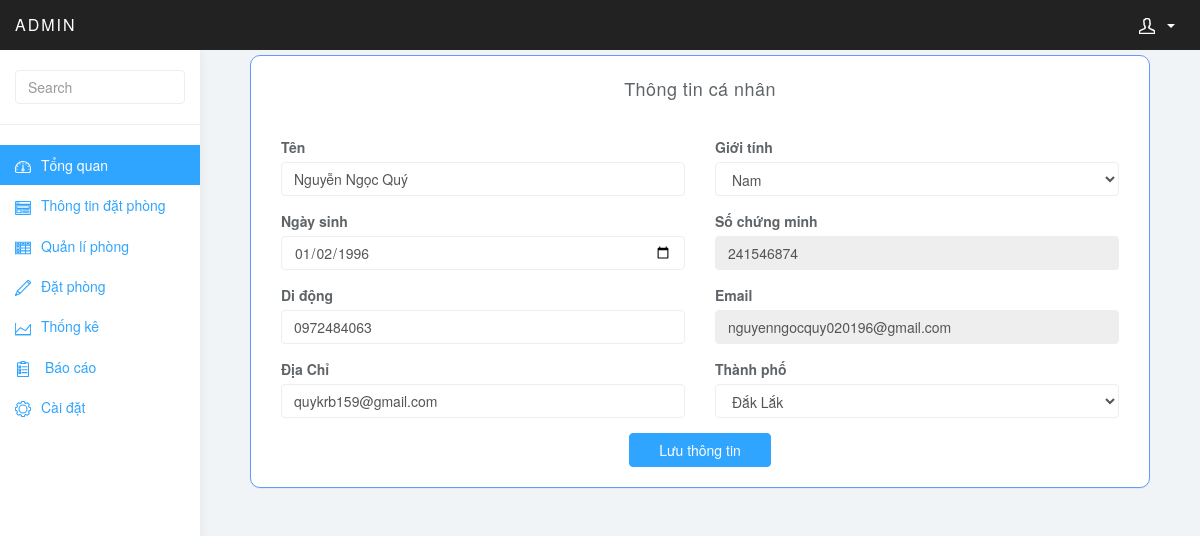
The page /admin/controller/profile.php (signed in) on the database its author committed.
### tables this page shows
CREATE TABLE `user_admin` (
  `id` int(11) NOT NULL,
  `adress` varchar(200) NOT NULL,
  `birth_day` date NOT NULL,
  `city_id` int(11) NOT NULL,
  `email` varchar(200) NOT NULL,
  `gender` varchar(100) NOT NULL,
  `level_id` int(11) NOT NULL,
  `name` varchar(100) NOT NULL,
  `passport` varchar(50) NOT NULL,
  `password` varchar(100) NOT NULL,
  `phone` varchar(20) NOT NULL,
  `employee_number` varchar(100) NOT NULL
);

CREATE TABLE `city` (
  `id` int(11) NOT NULL,
  `name` varchar(100) NOT NULL
);

### admin/controller/profile.php (called while the page is built)
<?php
	require_once('../view/view_profile.php');
?>

### admin/include/get_list.php (called while the page is built, shortened)
<?php
function get_city() {
    global $db;
    $query = '
        SELECT *
        FROM city';
    try {
        $statement = $db->prepare($query);
        $statement->execute();
        $result = $statement->fetchAll();
        return $result;
    } catch (PDOException $e) {
        $error_message = $e->getMessage();
        display_db_error($error_message);
    }
}
function get_setting() {
    global $db;
    $query = '
        SELECT *
        FROM hotel_option';
    try {
        $statement = $db->prepare($query);
        $statement->execute();
        $result = $statement->fetch();
        return $result;
    } catch (PDOException $e) {
        $error_message = $e->getMessage();
        display_db_error($error_message);
    }
}
?>

### admin/link.php (called while the page is built)
<?php
	require_once('include/config.php');
	require_once('include/get_list.php');
	$option=get_setting();
	$a='/admin';
	$plink=$option['link'].$a;
?>

### admin/include/admin_db.php (called while the page is built, shortened)
<?php
function get_admin_email($admin_email) {
    global $db;
    $query = '
        SELECT *
        FROM user_admin
        WHERE email = :admin_email';
    try {
        $statement = $db->prepare($query);
        $statement->bindValue(':admin_email', $admin_email);
        $statement->execute();
        $result = $statement->fetch();
        return $result;
    } catch (PDOException $e) {
        $error_message = $e->getMessage();
        display_db_error($error_message);
    }
}
?>

### admin/view/view_profile.php (the view, shortened to what this page needs)
<?php
	require_once('../link.php');
	require_once('../include/admin_db.php');
	require_once('../include/get_list.php');
		require_once('menu.php');
		$admin=get_admin_email($_SESSION['email']);
		$cities=get_city();
?>
<div class="col-sm-9 col-sm-offset-3 col-lg-10 col-lg-offset-2 main">
	<form method="POST" action ="<?php echo $plink;?>/model/profile.php" class="col-sm-12 col-lg-12">
			<div class="row">
				<div class="right col-lg-12">
				  <section class="panel">
				      <header class="panel-heading" style="text-align:center">
				          Thông tin cá nhân
				      </header>
				      <div class="panel-body">
				              <div class="col-md-6 form-group">
								<label for="sel10">Tên</label>
								<input type="text" class="form-control" id="sel10" value="<?php echo $admin['name'];?>" name="name" required>
				              </div>
				              <div class="col-md-6 form-group">
				                <label for="sel11">Giới tính</label>
								<select class="form-control" id="sel11" name="gender" required="">
									<option value="Nam"<?php if ($admin['gender']=="Nam") {
										echo "selected";
									}?> >Nam</option>
								</select>
				              </div>
				              <div class="col-md-6 form-group">
				                <label for="sel12">Ngày sinh</label>
								<input type="date" class="form-control" id="sel12" value="<?php echo $admin['birth_day'];?>" name="birth_day" required min="1900-01-01">
				              </div>
				              <div class="col-md-6 form-group">
				                <label for="sel13">Số chứng minh</label>
								<input type="text" class="form-control" id="sel13" value="<?php echo $admin['passport'];?>" disabled>
				              </div>
				              <div class="col-md-6 form-group">
				                <label for="sel14">Di động</label>
								<input type="tel" class="form-control" id="sel14" value="<?php echo $admin['phone'];?>" name="phone" pattern="[0-9]{10,11}" required>
				              </div>
				              <div class="col-md-6 form-group">
				                <label for="sel15">Email</label>
								<input type="email" class="form-control" id="sel15" value="<?php echo $admin['email'];?>" name="email" disabled>
				              </div>
				               <div class="col-md-6 form-group">
				                <label for="sel16">Địa Chỉ</label>
								<input type="text" class="form-control" id="sel16" value="<?php echo $admin['adress'];?>" name="adress" required>
				              </div>
				              <div class="col-md-6 form-group">
				                <label for="sel17">Thành phố</label>
								<select class="form-control" id="sel17" name="city" required>
									<?php foreach ($cities as $city):;?>
									<option value="<?php echo $city['id'];?>" <?php if ($admin['city_id']==$city['id']) {
										echo "selected";};?>><?php echo $city['name'];?></option>
									<?php endforeach?>
								</select>
				              </div>
				              <div class="row">
								<div class="col-md-5">
								</div>
									<button type="submit" class="col-md-2 btn btn-primary" name="submit">Lưu thông tin</button>
								<div class="col-md-5">
								</div>
							</div>
				      </div>
				  </section>
				</div>
				</div>
				</form>
				</div>
				</body>
				</html>

### admin/css/styles.css (style rules this page uses)
body { background: #f1f4f7; padding-top: 50px; color: #5f6468; }
.form-control { border: 1px solid #eee; box-shadow: none; }
.btn-primary, .btn-primary:hover, .btn-primary:focus, .btn-primary:active, .btn-primary.active, .open > .dropdown-toggle.btn-primary, .btn-primary.disabled, .btn-primary[disabled], fieldset[disabled] .btn-primary, .btn-primary.disabled:hover, .btn-primary[disabled]:hover, fieldset[disabled] .btn-primary:hover, .btn-primary.disabled:focus, .btn-primary[disabled]:focus, fieldset[disabled] .btn-primary:focus, .btn-primary.disabled:active, .btn-primary[disabled]:active, fieldset[disabled] .btn-primary:active, .btn-primary.disabled.active, .btn-primary[disabled].active, fieldset[disabled] .btn-primary.active { background-color: #30a5ff; border-color: #30a5ff; }
.panel { border: 0; }
.panel-heading { font-size: 18px; font-weight: 300; letter-spacing: 0.025em; height: 66px; line-height: 45px; }

### admin/css/form.css (style rules this page uses)
.row { margin: 5px; }
.panel { border: 1px solid #6699FF; border-radius: 10px; }

### rows shown on the page
user_admin: name "Nguyễn Ngọc Quý", gender "Nam", birth_day "01/02/1996", passport "241546874", phone "0972484063", email "nguyenngocquy020196@gmail.com", adress "quykrb159@gmail.com", city "Đắk Lắk"
